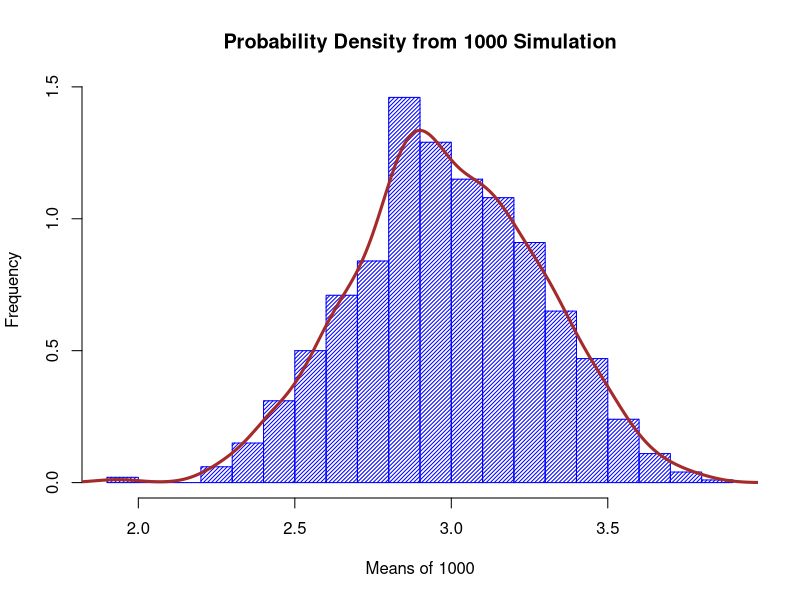
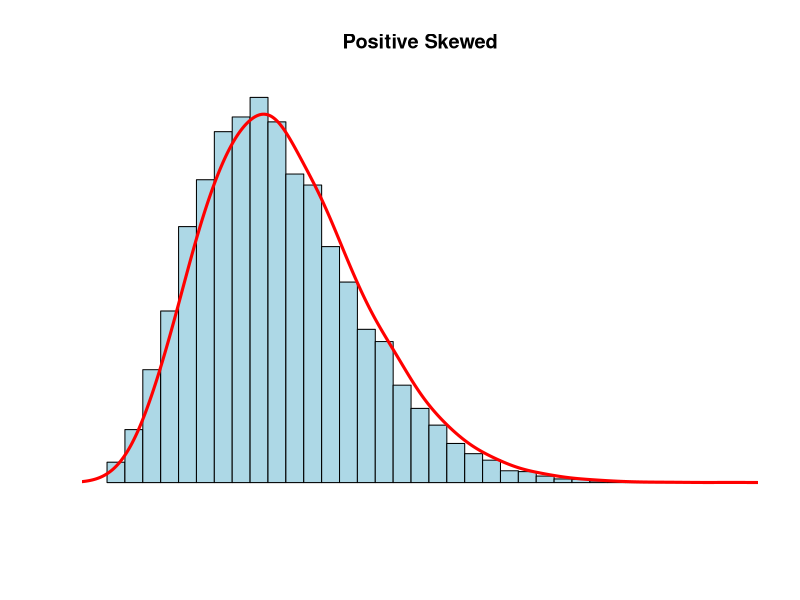

Here is the R script that generated these plots, in order:
# normal stimulation
d <- rnorm(10000, mean = 3, sd = 2)
n <- 50
mat <- matrix(ncol = 1000)

for(i in 1:1000) {mat[,i] <- mean(sample(d, size = n))}

hist(mat, density=35, breaks=20, prob=TRUE,
        xlab="Means of 1000",
        ylab="Frequency",
           main="Probability Density from 1000 Simulation",
           col="blue")
lines(density(mat), col = 'brown', lwd = '3')


#Positive skewed
x <- rnbinom(10000, 10, .5)
hist(x, 
     xlim=c(min(x),max(x)), probability=T, nclass=max(x)-min(x)+1, 
     col='lightblue', xlab=' ', ylab=' ', axes=F,
     main='Positive Skewed')
lines(density(x,bw=1), col='red', lwd=3)

